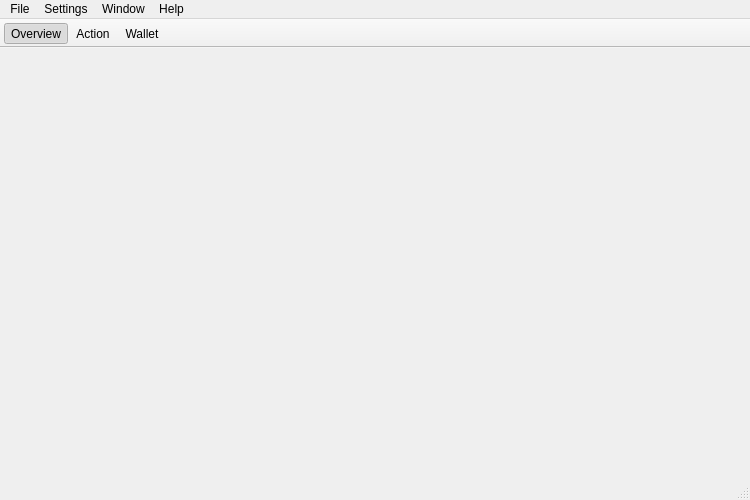
<?xml version="1.0" encoding="UTF-8"?>
<ui version="4.0">
 <class>CombCore</class>
 <widget class="QMainWindow" name="CombCore">
  <property name="geometry">
   <rect>
    <x>0</x>
    <y>0</y>
    <width>750</width>
    <height>500</height>
   </rect>
  </property>
  <property name="windowTitle">
   <string>COMB Core</string>
  </property>
  <property name="toolButtonStyle">
   <enum>Qt::ToolButtonTextBesideIcon</enum>
  </property>
  <widget class="QWidget" name="centralwidget">
   <layout class="QVBoxLayout" name="verticalLayout">
    <property name="leftMargin">
     <number>6</number>
    </property>
    <property name="topMargin">
     <number>6</number>
    </property>
    <property name="rightMargin">
     <number>6</number>
    </property>
    <property name="bottomMargin">
     <number>6</number>
    </property>
    <item>
     <widget class="QStackedWidget" name="mainStack">
      <property name="currentIndex">
       <number>-1</number>
      </property>
     </widget>
    </item>
   </layout>
  </widget>
  <widget class="QMenuBar" name="menubar">
   <property name="geometry">
    <rect>
     <x>0</x>
     <y>0</y>
     <width>750</width>
     <height>29</height>
    </rect>
   </property>
   <widget class="QMenu" name="menuFile">
    <property name="title">
     <string>File</string>
    </property>
    <addaction name="actionExit"/>
   </widget>
   <widget class="QMenu" name="menuSettings">
    <property name="title">
     <string>Settings</string>
    </property>
   </widget>
   <widget class="QMenu" name="menuWindow">
    <property name="title">
     <string>Window</string>
    </property>
   </widget>
   <widget class="QMenu" name="menuhelp">
    <property name="title">
     <string>Help</string>
    </property>
   </widget>
   <addaction name="menuFile"/>
   <addaction name="menuSettings"/>
   <addaction name="menuWindow"/>
   <addaction name="menuhelp"/>
  </widget>
  <widget class="QStatusBar" name="statusbar"/>
  <widget class="QToolBar" name="toolBar">
   <property name="sizePolicy">
    <sizepolicy hsizetype="Preferred" vsizetype="Fixed">
     <horstretch>0</horstretch>
     <verstretch>0</verstretch>
    </sizepolicy>
   </property>
   <property name="minimumSize">
    <size>
     <width>0</width>
     <height>0</height>
    </size>
   </property>
   <property name="windowTitle">
    <string>toolBar</string>
   </property>
   <property name="movable">
    <bool>false</bool>
   </property>
   <property name="iconSize">
    <size>
     <width>24</width>
     <height>24</height>
    </size>
   </property>
   <property name="floatable">
    <bool>false</bool>
   </property>
   <attribute name="toolBarArea">
    <enum>TopToolBarArea</enum>
   </attribute>
   <attribute name="toolBarBreak">
    <bool>false</bool>
   </attribute>
   <addaction name="actionOverview"/>
   <addaction name="actionAction"/>
   <addaction name="actionWallet"/>
  </widget>
  <action name="actionOverview">
   <property name="checkable">
    <bool>true</bool>
   </property>
   <property name="checked">
    <bool>true</bool>
   </property>
   <property name="text">
    <string>Overview</string>
   </property>
  </action>
  <action name="actionAction">
   <property name="checkable">
    <bool>true</bool>
   </property>
   <property name="text">
    <string>Action</string>
   </property>
  </action>
  <action name="actionWallet">
   <property name="checkable">
    <bool>true</bool>
   </property>
   <property name="text">
    <string>Wallet</string>
   </property>
  </action>
  <action name="actionExit">
   <property name="text">
    <string>Exit</string>
   </property>
  </action>
 </widget>
 <resources/>
 <connections/>
</ui>
